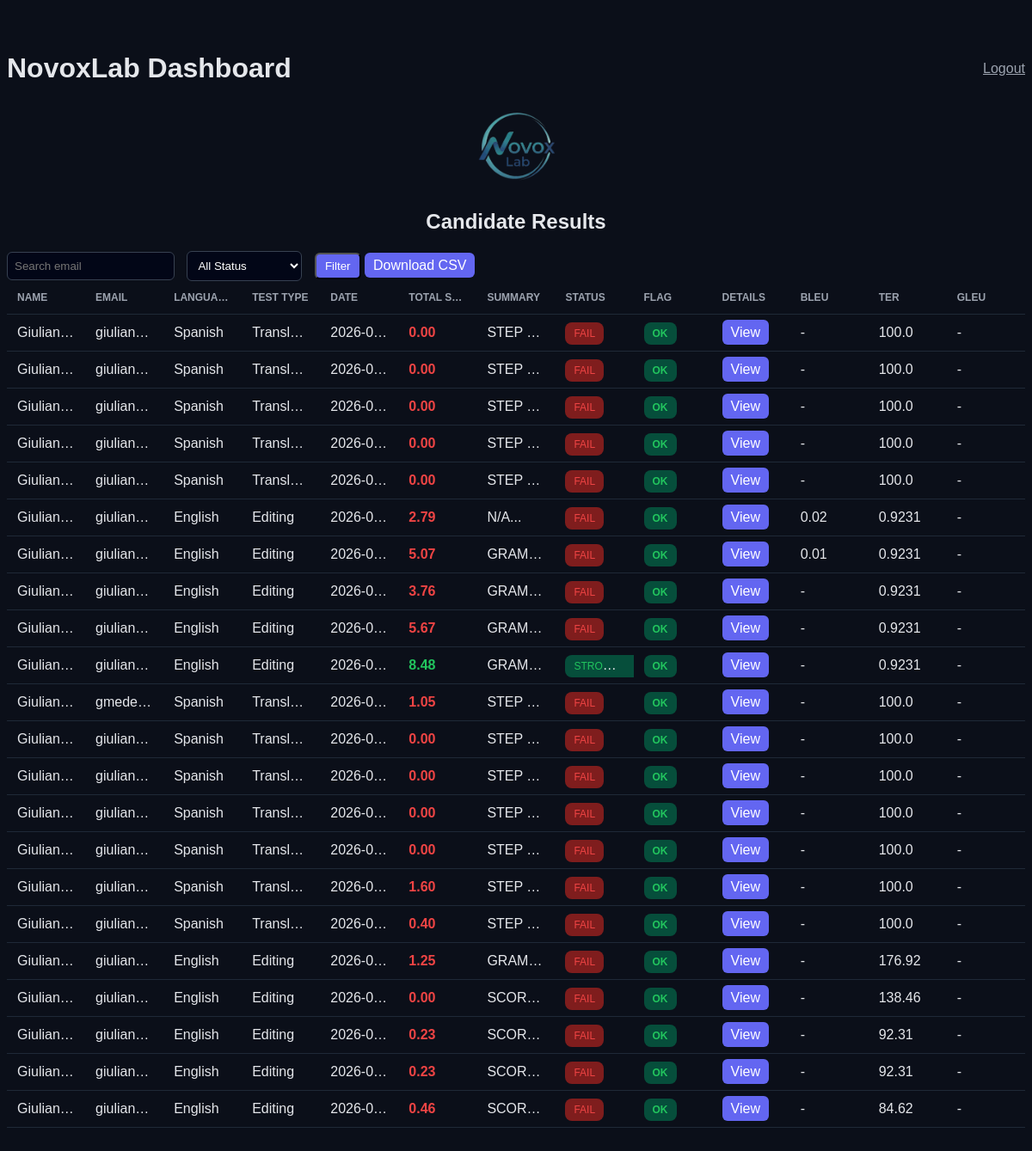
Page /dashboard (signed in) on the earlier database version.
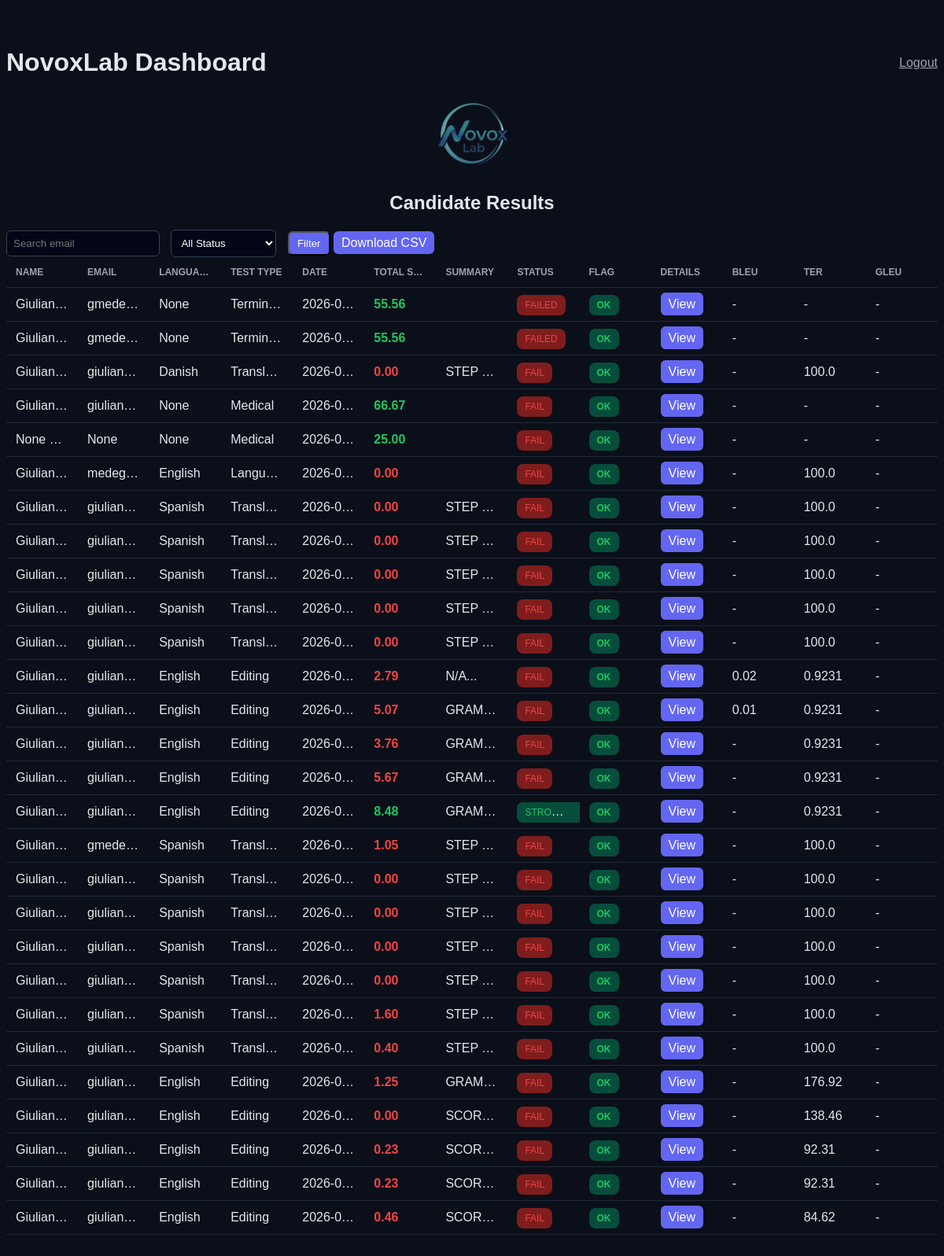
Same page on the later database version.
### tables this page shows
CREATE TABLE results (
        id INTEGER PRIMARY KEY AUTOINCREMENT,
        first_name TEXT,
        last_name TEXT,
        email TEXT,
        test_type TEXT,
        language TEXT,
        answer TEXT,

        translation_score TEXT,
        interpretation_score TEXT,
        status TEXT,

        audio1 TEXT,
        audio2 TEXT,
        audio3 TEXT,
        audio4 TEXT,

        transcription1 TEXT,
        transcription2 TEXT,
        transcription3 TEXT,
        transcription4 TEXT,

        created_at TEXT
    , editing_score TEXT, final_score REAL, post_edit_score TEXT, gleu_score REAL, bleu_score REAL, ter_score REAL, ai_component REAL, bleu_component REAL, ter_component REAL, t1_en TEXT, t2_en TEXT, t3_en TEXT, t4_en TEXT, flag TEXT, step1_original TEXT, step2_original TEXT, step1_answer TEXT, step2_answer TEXT, rev_transcription1 TEXT, rev_transcription2 TEXT, rev_transcription3 TEXT, rev_transcription4 TEXT, domain TEXT);

### app.py (the view)
@app.route("/dashboard")
def dashboard():
    try:
        if not session.get("logged_in"):
            return redirect(url_for("login"))
        conn = sqlite3.connect(DB_PATH)
        conn.row_factory = sqlite3.Row
        c = conn.cursor()
        search = request.args.get("search", "")
        status_filter = request.args.get("status", "")
        query = "SELECT * FROM results WHERE 1=1"
        params = []
        if search:
            query += " AND email LIKE ?"
            params.append(f"%{search}%")
        if status_filter:
            query += " AND status = ?"
            params.append(status_filter)
        query += " ORDER BY created_at DESC"
        c.execute(query, params)
        results = c.fetchall()
        conn.close()
        return render_template("dashboard.html", results=results)
    except Exception as e:
        return str(e)

### templates/dashboard.html (shortened to what this page needs)
<!DOCTYPE html>
<html>
<head>
</head>
<body>
<div class="container">
<div style="display:flex; justify-content:space-between; align-items:center;">
    <h1>NovoxLab Dashboard</h1>
    <a href="/logout" style="color:#9ca3af;">Logout</a>
</div>
<div style="text-align:center; margin-bottom:20px;">
  <img src="{{ url_for('static', filename='images/logo.png') }}" style="height:100px;">
  <h2>Candidate Results</h2>
</div>
<form method="GET">
  <input type="text" name="search" placeholder="Search email" value="{{ request.args.get('search', '') }}">
 <select name="status">
  <option value="">All Status</option>
 </select>
  <button class="button">Filter</button>
  <a href="/download" class="button">Download CSV</a>
</form>
<div class="table-wrapper">
<table>
  <thead>
    <tr>
      <th>Name</th>
      <th>Email</th>
      <th>Language</th>
      <th>Test Type</th>
      <th>Date</th>
      <th>Total Score</th>
      <th>Summary</th>
      <th>Status</th>
      <th>Flag</th>
      <th>Details</th>
      <th>BLEU</th>
      <th>TER</th>
      <th>GLEU</th>
    </tr>
  </thead>
  <tbody>
    {% for r in results %}
    <tr {% if r.flag == "AI suspected" %}style="background:#1f2937;"{% endif %}>
      <td>{{ r.first_name }} {{ r.last_name }}</td>
      <td>{{ r.email }}</td>
      <td>{{ r.language }}</td>
      <td>
        {% if r.test_type == "post_editing" %}
          Post-MT Editing
        {% else %}
          {{ r.test_type|capitalize }}
        {% endif %}
      </td>
      <td>{{ r.created_at }}</td>
      <td>
        <strong style="font-size:16px;">
          {% if r.final_score is not none %}
            {% set score = "%.2f"|format(r.final_score) %}
            {% if r.final_score >= 8 %}
              <span style="color:#22c55e;">{{ score }}</span>
            {% elif r.final_score >= 6 %}
              <span style="color:#f59e0b;">{{ score }}</span>
            {% else %}
              <span style="color:#ef4444;">{{ score }}</span>
            {% endif %}
          {% else %}
            -
          {% endif %}
        </strong>
      </td>
      <td style="max-width:250px;">
        <div style="overflow:hidden; text-overflow:ellipsis; white-space:nowrap;">
          {% if r.test_type == "translation" %}
            {{ (r.translation_score or "")[:60] }}...
          {% elif r.test_type == "interpretation" %}
            {{ (r.interpretation_score or "")[:60] }}...
          {% elif r.test_type == "editing" %}
            {{ (r.editing_score or "")[:60] }}...
          {% elif r.test_type == "post_editing" %}
            {{ (r.post_edit_score or "")[:60] }}...
          {% endif %}
        </div>
      </td>
      <td>
        {% if r.status == "STRONG PASS" %}
          <span style="background:#064e3b; color:#22c55e; padding:6px 10px; border-radius:8px; font-size:12px;">
            {{ r.status }}
          </span>
        {% elif r.status == "BORDERLINE" %}
          <span style="background:#78350f; color:#f59e0b; padding:6px 10px; border-radius:8px; font-size:12px;">
            {{ r.status }}
          </span>
        {% else %}
          <span style="background:#7f1d1d; color:#ef4444; padding:6px 10px; border-radius:8px; font-size:12px;">
            {{ r.status }}
          </span>
        {% endif %}
      </td>
      <td>
        {% if r.flag and r.flag == "AI suspected" %}
          <span style="
            background:#7f1d1d;
            color:#fecaca;
            padding:6px 10px;
            border-radius:8px;
            font-size:12px;
            font-weight:bold;
          ">
             AI Suspected
          </span>
        {% else %}
          <span style="
            background:#064e3b;
            color:#22c55e;
            padding:6px 10px;
            border-radius:8px;
            font-size:12px;
            font-weight:bold;
          ">
            OK
          </span>
        {% endif %}
      </td>
      <td>
        <a href="/result/{{ r.id }}" class="button">View</a>
      </td>
      <td>{{ r.bleu_score or '-' }}</td>
      <td>{{ r.ter_score or '-' }}</td>
      <td>{{ r.gleu_score or '-' }}</td>
    </tr>
    {% endfor %}
  </tbody>
</table>
</div>
</div>
</body>
</html>

### templates/dashboard.html (style rules this page uses)
body { background: #0b0f19; color: #e5e7eb; font-family: Arial; }
.container { max-width: 1200px; margin: 40px auto; }
.table-wrapper { overflow-x: auto; }
table { width: 100%; border-collapse: collapse; table-layout: fixed; }
th, td { padding: 12px; border-bottom: 1px solid #1f2937; text-align: left; white-space: nowrap; overflow: hidden; text-overflow: ellipsis; }
th { color: #9ca3af; font-size: 12px; text-transform: uppercase; position: sticky; top: 0; background: #0b0f19; }
.button { background: #6366f1; color: white; padding: 6px 10px; border-radius: 6px; text-decoration: none; }
input, select { padding: 8px; margin-right: 10px; background: #020617; border: 1px solid #374151; color: white; border-radius: 6px; }

Differences in the rows shown:
added results: first_name "Giulian…", email "gmede…", language "None", test_type "Termin…", created_at "2026-0…", final_score "55.56", status "FAILED", bleu_score "-", ter_score "-", gleu_score "-"
added results: first_name "Giulian…", email "gmede…", language "None", test_type "Termin…", created_at "2026-0…", final_score "55.56", status "FAILED", bleu_score "-", ter_score "-", gleu_score "-"
added results: first_name "Giulian…", email "giulian…", language "Danish", test_type "Transl…", created_at "2026-0…", score "0.00", translation_score "STEP…", status "FAIL", shows "OK", bleu_score "-", ter_score "100.0", gleu_score "-"
added results: first_name "Giulian…", email "giulian…", language "None", test_type "Medical", created_at "2026-0…", final_score "66.67", status "FAIL", bleu_score "-", ter_score "-", gleu_score "-"
added results: first_name "None", email "None", language "None", test_type "Medical", created_at "2026-0…", final_score "25.00", status "FAIL", bleu_score "-", ter_score "-", gleu_score "-"
added results: first_name "Giulian…", email "medeg…", language "English", test_type "Langu…", created_at "2026-0…", score "0.00", status "FAIL", flag "OK", bleu_score "-", ter_score "100.0", gleu_score "-"
